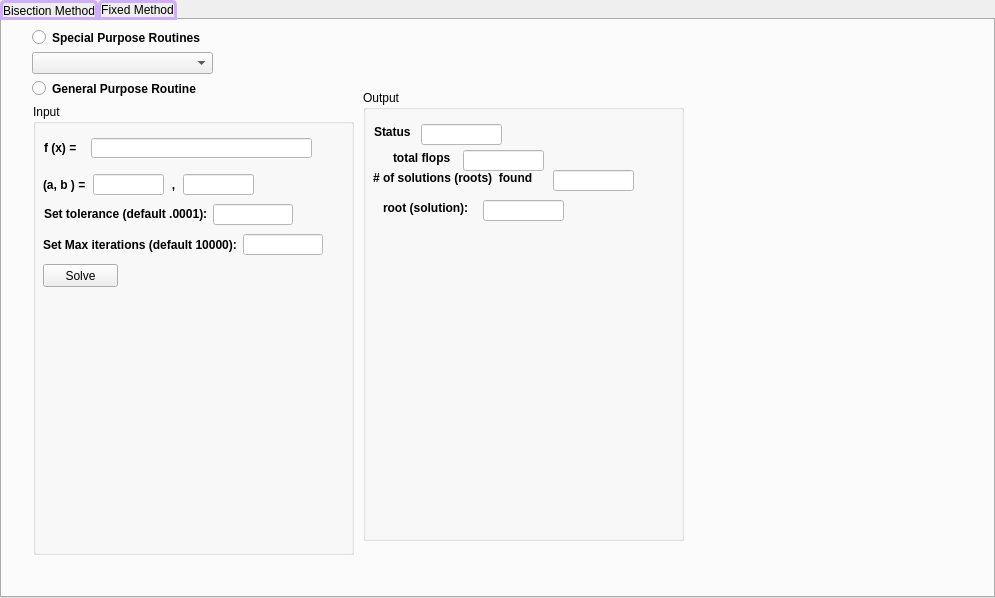
<?xml version="1.0" encoding="UTF-8"?>
<ui version="4.0">
 <class>UnivariateProblems</class>
 <widget class="QTabWidget" name="UnivariateProblems">
  <property name="geometry">
   <rect>
    <x>0</x>
    <y>0</y>
    <width>995</width>
    <height>598</height>
   </rect>
  </property>
  <property name="minimumSize">
   <size>
    <width>500</width>
    <height>500</height>
   </size>
  </property>
  <property name="maximumSize">
   <size>
    <width>2000</width>
    <height>1000</height>
   </size>
  </property>
  <property name="windowTitle">
   <string>TabWidget</string>
  </property>
  <property name="autoFillBackground">
   <bool>false</bool>
  </property>
  <property name="styleSheet">
   <string notr="true">QTabBar::tab
{
	 background: qlineargradient(x1: -1, y1: 0, x2: 0, y2: 1,
                                stop: 0 #E1E1E1, stop: 0.4 #4ADFDD,
                                stop: 2 #D8D8D8, stop: 1.0 #D3D3D3);
    border: 2.5px solid #CFACFC;
    border-bottom-color: #CFACFC; 
    border-top-left-radius: 5px;
    border-top-right-radius: 5px;
    min-width: 10em;
    padding: 2ex;
	font: 87 9pt &quot;Segoe UI Black&quot;;
}

QGroupBox
{
	font: 14pt black &quot;Consolas&quot;;
	
}
QLabel
{
	color: black;
	background-color: rgba(0,0,0,0%);
}
/*QLineEdit#a_input, QLineEdit#b_input,*/
QLineEdit
{
    /*selection-background-color: rgb(233, 99, 0);*/
	background: white;
	color: black;
}</string>
  </property>
  <property name="currentIndex">
   <number>1</number>
  </property>
  <widget class="BisectionMethod" name="bisectionMethod">
   <property name="focusPolicy">
    <enum>Qt::NoFocus</enum>
   </property>
   <attribute name="title">
    <string>Bisection Method</string>
   </attribute>
   <widget class="QGroupBox" name="inputBox_bisection">
    <property name="geometry">
     <rect>
      <x>10</x>
      <y>84</y>
      <width>321</width>
      <height>451</height>
     </rect>
    </property>
    <property name="minimumSize">
     <size>
      <width>321</width>
      <height>300</height>
     </size>
    </property>
    <property name="maximumSize">
     <size>
      <width>400</width>
      <height>500</height>
     </size>
    </property>
    <property name="title">
     <string>Input</string>
    </property>
    <widget class="QPushButton" name="button_solve">
     <property name="geometry">
      <rect>
       <x>10</x>
       <y>160</y>
       <width>75</width>
       <height>23</height>
      </rect>
     </property>
     <property name="sizePolicy">
      <sizepolicy hsizetype="Preferred" vsizetype="Fixed">
       <horstretch>0</horstretch>
       <verstretch>0</verstretch>
      </sizepolicy>
     </property>
     <property name="minimumSize">
      <size>
       <width>75</width>
       <height>23</height>
      </size>
     </property>
     <property name="maximumSize">
      <size>
       <width>75</width>
       <height>23</height>
      </size>
     </property>
     <property name="text">
      <string>Solve</string>
     </property>
    </widget>
    <widget class="QLineEdit" name="iter_lineEdit">
     <property name="geometry">
      <rect>
       <x>210</x>
       <y>130</y>
       <width>80</width>
       <height>21</height>
      </rect>
     </property>
     <property name="minimumSize">
      <size>
       <width>60</width>
       <height>21</height>
      </size>
     </property>
     <property name="maximumSize">
      <size>
       <width>80</width>
       <height>21</height>
      </size>
     </property>
    </widget>
    <widget class="QLabel" name="label_iterations">
     <property name="geometry">
      <rect>
       <x>10</x>
       <y>130</y>
       <width>200</width>
       <height>21</height>
      </rect>
     </property>
     <property name="minimumSize">
      <size>
       <width>100</width>
       <height>21</height>
      </size>
     </property>
     <property name="maximumSize">
      <size>
       <width>200</width>
       <height>21</height>
      </size>
     </property>
     <property name="font">
      <font>
       <weight>75</weight>
       <bold>true</bold>
      </font>
     </property>
     <property name="text">
      <string>Set Max iterations (default 10000):</string>
     </property>
    </widget>
    <widget class="QLineEdit" name="tol_input">
     <property name="geometry">
      <rect>
       <x>180</x>
       <y>100</y>
       <width>80</width>
       <height>21</height>
      </rect>
     </property>
     <property name="minimumSize">
      <size>
       <width>50</width>
       <height>21</height>
      </size>
     </property>
     <property name="maximumSize">
      <size>
       <width>80</width>
       <height>21</height>
      </size>
     </property>
    </widget>
    <widget class="QLabel" name="tolerance_label">
     <property name="geometry">
      <rect>
       <x>10</x>
       <y>100</y>
       <width>171</width>
       <height>20</height>
      </rect>
     </property>
     <property name="minimumSize">
      <size>
       <width>71</width>
       <height>20</height>
      </size>
     </property>
     <property name="maximumSize">
      <size>
       <width>200</width>
       <height>20</height>
      </size>
     </property>
     <property name="font">
      <font>
       <weight>75</weight>
       <bold>true</bold>
      </font>
     </property>
     <property name="text">
      <string>Set tolerance (default .0001):</string>
     </property>
     <property name="indent">
      <number>1</number>
     </property>
    </widget>
    <widget class="QLabel" name="a_b_label">
     <property name="geometry">
      <rect>
       <x>10</x>
       <y>70</y>
       <width>48</width>
       <height>21</height>
      </rect>
     </property>
     <property name="minimumSize">
      <size>
       <width>48</width>
       <height>21</height>
      </size>
     </property>
     <property name="maximumSize">
      <size>
       <width>48</width>
       <height>21</height>
      </size>
     </property>
     <property name="font">
      <font>
       <weight>75</weight>
       <bold>true</bold>
      </font>
     </property>
     <property name="text">
      <string>(a, b ) =</string>
     </property>
    </widget>
    <widget class="QLineEdit" name="b_input">
     <property name="geometry">
      <rect>
       <x>150</x>
       <y>70</y>
       <width>71</width>
       <height>21</height>
      </rect>
     </property>
     <property name="minimumSize">
      <size>
       <width>50</width>
       <height>21</height>
      </size>
     </property>
     <property name="maximumSize">
      <size>
       <width>71</width>
       <height>21</height>
      </size>
     </property>
     <property name="alignment">
      <set>Qt::AlignCenter</set>
     </property>
    </widget>
    <widget class="QLabel" name="ab_comma">
     <property name="geometry">
      <rect>
       <x>130</x>
       <y>70</y>
       <width>21</width>
       <height>21</height>
      </rect>
     </property>
     <property name="sizePolicy">
      <sizepolicy hsizetype="Fixed" vsizetype="Fixed">
       <horstretch>0</horstretch>
       <verstretch>0</verstretch>
      </sizepolicy>
     </property>
     <property name="minimumSize">
      <size>
       <width>21</width>
       <height>21</height>
      </size>
     </property>
     <property name="maximumSize">
      <size>
       <width>21</width>
       <height>21</height>
      </size>
     </property>
     <property name="font">
      <font>
       <weight>75</weight>
       <bold>true</bold>
      </font>
     </property>
     <property name="styleSheet">
      <string notr="true">QLabel::ab_comma
{
	
}</string>
     </property>
     <property name="text">
      <string>,</string>
     </property>
     <property name="alignment">
      <set>Qt::AlignCenter</set>
     </property>
     <property name="indent">
      <number>2</number>
     </property>
    </widget>
    <widget class="QLineEdit" name="a_input">
     <property name="geometry">
      <rect>
       <x>60</x>
       <y>70</y>
       <width>71</width>
       <height>21</height>
      </rect>
     </property>
     <property name="minimumSize">
      <size>
       <width>50</width>
       <height>21</height>
      </size>
     </property>
     <property name="maximumSize">
      <size>
       <width>71</width>
       <height>21</height>
      </size>
     </property>
     <property name="alignment">
      <set>Qt::AlignCenter</set>
     </property>
    </widget>
    <widget class="QLabel" name="f_x_label">
     <property name="geometry">
      <rect>
       <x>11</x>
       <y>34</y>
       <width>41</width>
       <height>21</height>
      </rect>
     </property>
     <property name="minimumSize">
      <size>
       <width>41</width>
       <height>21</height>
      </size>
     </property>
     <property name="maximumSize">
      <size>
       <width>41</width>
       <height>21</height>
      </size>
     </property>
     <property name="text">
      <string>&lt;html&gt;&lt;head/&gt;&lt;body&gt;&lt;p&gt;&lt;span style=&quot; font-size:9pt; font-weight:600; color:#000000;&quot;&gt;f (x) =&lt;/span&gt;&lt;/p&gt;&lt;/body&gt;&lt;/html&gt;</string>
     </property>
     <property name="indent">
      <number>0</number>
     </property>
    </widget>
    <widget class="QLineEdit" name="f_x_input">
     <property name="geometry">
      <rect>
       <x>58</x>
       <y>34</y>
       <width>221</width>
       <height>20</height>
      </rect>
     </property>
     <property name="minimumSize">
      <size>
       <width>221</width>
       <height>20</height>
      </size>
     </property>
     <property name="maximumSize">
      <size>
       <width>221</width>
       <height>20</height>
      </size>
     </property>
    </widget>
   </widget>
   <widget class="QGroupBox" name="outputBox_bisection">
    <property name="geometry">
     <rect>
      <x>340</x>
      <y>70</y>
      <width>321</width>
      <height>451</height>
     </rect>
    </property>
    <property name="sizePolicy">
     <sizepolicy hsizetype="MinimumExpanding" vsizetype="MinimumExpanding">
      <horstretch>0</horstretch>
      <verstretch>0</verstretch>
     </sizepolicy>
    </property>
    <property name="minimumSize">
     <size>
      <width>321</width>
      <height>300</height>
     </size>
    </property>
    <property name="maximumSize">
     <size>
      <width>400</width>
      <height>500</height>
     </size>
    </property>
    <property name="title">
     <string>Output</string>
    </property>
    <widget class="QLabel" name="totalSolutions_label">
     <property name="geometry">
      <rect>
       <x>10</x>
       <y>80</y>
       <width>161</width>
       <height>16</height>
      </rect>
     </property>
     <property name="font">
      <font>
       <weight>75</weight>
       <bold>true</bold>
      </font>
     </property>
     <property name="text">
      <string># of solutions (roots)  found</string>
     </property>
    </widget>
    <widget class="QLineEdit" name="totalRoots_lineEdit">
     <property name="geometry">
      <rect>
       <x>190</x>
       <y>80</y>
       <width>81</width>
       <height>21</height>
      </rect>
     </property>
     <property name="minimumSize">
      <size>
       <width>20</width>
       <height>16</height>
      </size>
     </property>
     <property name="maximumSize">
      <size>
       <width>81</width>
       <height>21</height>
      </size>
     </property>
    </widget>
    <widget class="QLabel" name="status_label">
     <property name="geometry">
      <rect>
       <x>11</x>
       <y>34</y>
       <width>41</width>
       <height>16</height>
      </rect>
     </property>
     <property name="minimumSize">
      <size>
       <width>41</width>
       <height>16</height>
      </size>
     </property>
     <property name="maximumSize">
      <size>
       <width>41</width>
       <height>16</height>
      </size>
     </property>
     <property name="font">
      <font>
       <weight>75</weight>
       <bold>true</bold>
      </font>
     </property>
     <property name="text">
      <string>Status</string>
     </property>
    </widget>
    <widget class="QLineEdit" name="status_lineEdit">
     <property name="geometry">
      <rect>
       <x>58</x>
       <y>34</y>
       <width>81</width>
       <height>21</height>
      </rect>
     </property>
     <property name="sizePolicy">
      <sizepolicy hsizetype="Expanding" vsizetype="Fixed">
       <horstretch>0</horstretch>
       <verstretch>0</verstretch>
      </sizepolicy>
     </property>
     <property name="minimumSize">
      <size>
       <width>50</width>
       <height>16</height>
      </size>
     </property>
     <property name="maximumSize">
      <size>
       <width>81</width>
       <height>21</height>
      </size>
     </property>
     <property name="layoutDirection">
      <enum>Qt::LeftToRight</enum>
     </property>
    </widget>
    <widget class="QLineEdit" name="flops_lineEdit">
     <property name="geometry">
      <rect>
       <x>100</x>
       <y>60</y>
       <width>81</width>
       <height>21</height>
      </rect>
     </property>
     <property name="minimumSize">
      <size>
       <width>20</width>
       <height>16</height>
      </size>
     </property>
     <property name="maximumSize">
      <size>
       <width>81</width>
       <height>21</height>
      </size>
     </property>
    </widget>
    <widget class="QLabel" name="flops_label">
     <property name="geometry">
      <rect>
       <x>30</x>
       <y>60</y>
       <width>61</width>
       <height>16</height>
      </rect>
     </property>
     <property name="minimumSize">
      <size>
       <width>61</width>
       <height>16</height>
      </size>
     </property>
     <property name="maximumSize">
      <size>
       <width>61</width>
       <height>16</height>
      </size>
     </property>
     <property name="font">
      <font>
       <weight>75</weight>
       <bold>true</bold>
      </font>
     </property>
     <property name="text">
      <string>total flops</string>
     </property>
    </widget>
    <widget class="QLabel" name="solution_label">
     <property name="geometry">
      <rect>
       <x>20</x>
       <y>110</y>
       <width>91</width>
       <height>16</height>
      </rect>
     </property>
     <property name="text">
      <string>&lt;html&gt;&lt;head/&gt;&lt;body&gt;&lt;p&gt;&lt;span style=&quot; font-weight:600;&quot;&gt;root (solution):&lt;/span&gt;&lt;/p&gt;&lt;/body&gt;&lt;/html&gt;</string>
     </property>
    </widget>
    <widget class="QLineEdit" name="solution_lineEdit">
     <property name="geometry">
      <rect>
       <x>120</x>
       <y>110</y>
       <width>81</width>
       <height>21</height>
      </rect>
     </property>
     <property name="minimumSize">
      <size>
       <width>20</width>
       <height>16</height>
      </size>
     </property>
     <property name="maximumSize">
      <size>
       <width>81</width>
       <height>21</height>
      </size>
     </property>
    </widget>
   </widget>
   <widget class="QComboBox" name="specialRoutines_cbox_bisection">
    <property name="geometry">
     <rect>
      <x>9</x>
      <y>32</y>
      <width>181</width>
      <height>22</height>
     </rect>
    </property>
    <property name="minimumSize">
     <size>
      <width>181</width>
      <height>22</height>
     </size>
    </property>
    <property name="maximumSize">
     <size>
      <width>250</width>
      <height>22</height>
     </size>
    </property>
   </widget>
   <widget class="QRadioButton" name="radio_special">
    <property name="geometry">
     <rect>
      <x>9</x>
      <y>9</y>
      <width>171</width>
      <height>17</height>
     </rect>
    </property>
    <property name="minimumSize">
     <size>
      <width>171</width>
      <height>17</height>
     </size>
    </property>
    <property name="maximumSize">
     <size>
      <width>171</width>
      <height>17</height>
     </size>
    </property>
    <property name="font">
     <font>
      <weight>75</weight>
      <bold>true</bold>
     </font>
    </property>
    <property name="text">
     <string>Special Purpose Routines</string>
    </property>
   </widget>
   <widget class="QRadioButton" name="radio_general">
    <property name="geometry">
     <rect>
      <x>9</x>
      <y>60</y>
      <width>171</width>
      <height>17</height>
     </rect>
    </property>
    <property name="minimumSize">
     <size>
      <width>171</width>
      <height>17</height>
     </size>
    </property>
    <property name="maximumSize">
     <size>
      <width>171</width>
      <height>17</height>
     </size>
    </property>
    <property name="font">
     <font>
      <weight>75</weight>
      <bold>true</bold>
     </font>
    </property>
    <property name="text">
     <string>General Purpose Routine</string>
    </property>
   </widget>
  </widget>
  <widget class="QWidget" name="fixedMethod">
   <property name="focusPolicy">
    <enum>Qt::TabFocus</enum>
   </property>
   <attribute name="title">
    <string>Fixed Method</string>
   </attribute>
   <widget class="QGroupBox" name="outputBox_fixed">
    <property name="geometry">
     <rect>
      <x>361</x>
      <y>70</y>
      <width>321</width>
      <height>451</height>
     </rect>
    </property>
    <property name="sizePolicy">
     <sizepolicy hsizetype="MinimumExpanding" vsizetype="MinimumExpanding">
      <horstretch>0</horstretch>
      <verstretch>0</verstretch>
     </sizepolicy>
    </property>
    <property name="minimumSize">
     <size>
      <width>321</width>
      <height>300</height>
     </size>
    </property>
    <property name="maximumSize">
     <size>
      <width>400</width>
      <height>500</height>
     </size>
    </property>
    <property name="title">
     <string>Output</string>
    </property>
    <widget class="QLabel" name="totalSolutions_label_fixed">
     <property name="geometry">
      <rect>
       <x>10</x>
       <y>80</y>
       <width>161</width>
       <height>16</height>
      </rect>
     </property>
     <property name="font">
      <font>
       <weight>75</weight>
       <bold>true</bold>
      </font>
     </property>
     <property name="text">
      <string># of solutions (roots)  found</string>
     </property>
    </widget>
    <widget class="QLineEdit" name="totalRoots_lineEdit_fixed">
     <property name="geometry">
      <rect>
       <x>190</x>
       <y>80</y>
       <width>81</width>
       <height>21</height>
      </rect>
     </property>
     <property name="minimumSize">
      <size>
       <width>20</width>
       <height>16</height>
      </size>
     </property>
     <property name="maximumSize">
      <size>
       <width>81</width>
       <height>21</height>
      </size>
     </property>
    </widget>
    <widget class="QLabel" name="status_label_fixed">
     <property name="geometry">
      <rect>
       <x>11</x>
       <y>34</y>
       <width>41</width>
       <height>16</height>
      </rect>
     </property>
     <property name="minimumSize">
      <size>
       <width>41</width>
       <height>16</height>
      </size>
     </property>
     <property name="maximumSize">
      <size>
       <width>41</width>
       <height>16</height>
      </size>
     </property>
     <property name="font">
      <font>
       <weight>75</weight>
       <bold>true</bold>
      </font>
     </property>
     <property name="text">
      <string>Status</string>
     </property>
    </widget>
    <widget class="QLineEdit" name="status_lineEdit_fixed">
     <property name="geometry">
      <rect>
       <x>58</x>
       <y>34</y>
       <width>81</width>
       <height>21</height>
      </rect>
     </property>
     <property name="sizePolicy">
      <sizepolicy hsizetype="Expanding" vsizetype="Fixed">
       <horstretch>0</horstretch>
       <verstretch>0</verstretch>
      </sizepolicy>
     </property>
     <property name="minimumSize">
      <size>
       <width>50</width>
       <height>16</height>
      </size>
     </property>
     <property name="maximumSize">
      <size>
       <width>81</width>
       <height>21</height>
      </size>
     </property>
     <property name="layoutDirection">
      <enum>Qt::LeftToRight</enum>
     </property>
    </widget>
    <widget class="QLineEdit" name="flops_lineEdit_fixed">
     <property name="geometry">
      <rect>
       <x>100</x>
       <y>60</y>
       <width>81</width>
       <height>21</height>
      </rect>
     </property>
     <property name="minimumSize">
      <size>
       <width>20</width>
       <height>16</height>
      </size>
     </property>
     <property name="maximumSize">
      <size>
       <width>81</width>
       <height>21</height>
      </size>
     </property>
    </widget>
    <widget class="QLabel" name="flops_label_fixed">
     <property name="geometry">
      <rect>
       <x>30</x>
       <y>60</y>
       <width>61</width>
       <height>16</height>
      </rect>
     </property>
     <property name="minimumSize">
      <size>
       <width>61</width>
       <height>16</height>
      </size>
     </property>
     <property name="maximumSize">
      <size>
       <width>61</width>
       <height>16</height>
      </size>
     </property>
     <property name="font">
      <font>
       <weight>75</weight>
       <bold>true</bold>
      </font>
     </property>
     <property name="text">
      <string>total flops</string>
     </property>
    </widget>
    <widget class="QLabel" name="solution_label_fixed">
     <property name="geometry">
      <rect>
       <x>20</x>
       <y>110</y>
       <width>91</width>
       <height>16</height>
      </rect>
     </property>
     <property name="text">
      <string>&lt;html&gt;&lt;head/&gt;&lt;body&gt;&lt;p&gt;&lt;span style=&quot; font-weight:600;&quot;&gt;root (solution):&lt;/span&gt;&lt;/p&gt;&lt;/body&gt;&lt;/html&gt;</string>
     </property>
    </widget>
    <widget class="QLineEdit" name="solution_lineEdit_fixed">
     <property name="geometry">
      <rect>
       <x>120</x>
       <y>110</y>
       <width>81</width>
       <height>21</height>
      </rect>
     </property>
     <property name="minimumSize">
      <size>
       <width>20</width>
       <height>16</height>
      </size>
     </property>
     <property name="maximumSize">
      <size>
       <width>81</width>
       <height>21</height>
      </size>
     </property>
    </widget>
   </widget>
   <widget class="QRadioButton" name="radio_special_fixed">
    <property name="geometry">
     <rect>
      <x>30</x>
      <y>9</y>
      <width>171</width>
      <height>17</height>
     </rect>
    </property>
    <property name="minimumSize">
     <size>
      <width>171</width>
      <height>17</height>
     </size>
    </property>
    <property name="maximumSize">
     <size>
      <width>171</width>
      <height>17</height>
     </size>
    </property>
    <property name="font">
     <font>
      <weight>75</weight>
      <bold>true</bold>
     </font>
    </property>
    <property name="text">
     <string>Special Purpose Routines</string>
    </property>
   </widget>
   <widget class="QGroupBox" name="inputBox_fixed">
    <property name="geometry">
     <rect>
      <x>31</x>
      <y>84</y>
      <width>321</width>
      <height>451</height>
     </rect>
    </property>
    <property name="minimumSize">
     <size>
      <width>321</width>
      <height>300</height>
     </size>
    </property>
    <property name="maximumSize">
     <size>
      <width>400</width>
      <height>500</height>
     </size>
    </property>
    <property name="title">
     <string>Input</string>
    </property>
    <widget class="QPushButton" name="button_solve_fixed">
     <property name="geometry">
      <rect>
       <x>10</x>
       <y>160</y>
       <width>75</width>
       <height>23</height>
      </rect>
     </property>
     <property name="sizePolicy">
      <sizepolicy hsizetype="Preferred" vsizetype="Fixed">
       <horstretch>0</horstretch>
       <verstretch>0</verstretch>
      </sizepolicy>
     </property>
     <property name="minimumSize">
      <size>
       <width>75</width>
       <height>23</height>
      </size>
     </property>
     <property name="maximumSize">
      <size>
       <width>75</width>
       <height>23</height>
      </size>
     </property>
     <property name="text">
      <string>Solve</string>
     </property>
    </widget>
    <widget class="QLineEdit" name="iter_lineEdit_fixed">
     <property name="geometry">
      <rect>
       <x>210</x>
       <y>130</y>
       <width>80</width>
       <height>21</height>
      </rect>
     </property>
     <property name="minimumSize">
      <size>
       <width>60</width>
       <height>21</height>
      </size>
     </property>
     <property name="maximumSize">
      <size>
       <width>80</width>
       <height>21</height>
      </size>
     </property>
    </widget>
    <widget class="QLabel" name="label_iterations_fixed">
     <property name="geometry">
      <rect>
       <x>10</x>
       <y>130</y>
       <width>200</width>
       <height>21</height>
      </rect>
     </property>
     <property name="minimumSize">
      <size>
       <width>100</width>
       <height>21</height>
      </size>
     </property>
     <property name="maximumSize">
      <size>
       <width>200</width>
       <height>21</height>
      </size>
     </property>
     <property name="font">
      <font>
       <weight>75</weight>
       <bold>true</bold>
      </font>
     </property>
     <property name="text">
      <string>Set Max iterations (default 10000):</string>
     </property>
    </widget>
    <widget class="QLineEdit" name="tol_input_fixed">
     <property name="geometry">
      <rect>
       <x>180</x>
       <y>100</y>
       <width>80</width>
       <height>21</height>
      </rect>
     </property>
     <property name="minimumSize">
      <size>
       <width>50</width>
       <height>21</height>
      </size>
     </property>
     <property name="maximumSize">
      <size>
       <width>80</width>
       <height>21</height>
      </size>
     </property>
    </widget>
    <widget class="QLabel" name="tolerance_label_fixed">
     <property name="geometry">
      <rect>
       <x>10</x>
       <y>100</y>
       <width>171</width>
       <height>20</height>
      </rect>
     </property>
     <property name="minimumSize">
      <size>
       <width>71</width>
       <height>20</height>
      </size>
     </property>
     <property name="maximumSize">
      <size>
       <width>200</width>
       <height>20</height>
      </size>
     </property>
     <property name="font">
      <font>
       <weight>75</weight>
       <bold>true</bold>
      </font>
     </property>
     <property name="text">
      <string>Set tolerance (default .0001):</string>
     </property>
     <property name="indent">
      <number>1</number>
     </property>
    </widget>
    <widget class="QLabel" name="a_b_label_fixed">
     <property name="geometry">
      <rect>
       <x>10</x>
       <y>70</y>
       <width>48</width>
       <height>21</height>
      </rect>
     </property>
     <property name="minimumSize">
      <size>
       <width>48</width>
       <height>21</height>
      </size>
     </property>
     <property name="maximumSize">
      <size>
       <width>48</width>
       <height>21</height>
      </size>
     </property>
     <property name="font">
      <font>
       <weight>75</weight>
       <bold>true</bold>
      </font>
     </property>
     <property name="text">
      <string>(a, b ) =</string>
     </property>
    </widget>
    <widget class="QLineEdit" name="b_input_fixed">
     <property name="geometry">
      <rect>
       <x>150</x>
       <y>70</y>
       <width>71</width>
       <height>21</height>
      </rect>
     </property>
     <property name="minimumSize">
      <size>
       <width>50</width>
       <height>21</height>
      </size>
     </property>
     <property name="maximumSize">
      <size>
       <width>71</width>
       <height>21</height>
      </size>
     </property>
     <property name="alignment">
      <set>Qt::AlignCenter</set>
     </property>
    </widget>
    <widget class="QLabel" name="ab_comma_fixed">
     <property name="geometry">
      <rect>
       <x>130</x>
       <y>70</y>
       <width>21</width>
       <height>21</height>
      </rect>
     </property>
     <property name="sizePolicy">
      <sizepolicy hsizetype="Fixed" vsizetype="Fixed">
       <horstretch>0</horstretch>
       <verstretch>0</verstretch>
      </sizepolicy>
     </property>
     <property name="minimumSize">
      <size>
       <width>21</width>
       <height>21</height>
      </size>
     </property>
     <property name="maximumSize">
      <size>
       <width>21</width>
       <height>21</height>
      </size>
     </property>
     <property name="font">
      <font>
       <weight>75</weight>
       <bold>true</bold>
      </font>
     </property>
     <property name="styleSheet">
      <string notr="true">QLabel::ab_comma
{
	
}</string>
     </property>
     <property name="text">
      <string>,</string>
     </property>
     <property name="alignment">
      <set>Qt::AlignCenter</set>
     </property>
     <property name="indent">
      <number>2</number>
     </property>
    </widget>
    <widget class="QLineEdit" name="a_input_fixed">
     <property name="geometry">
      <rect>
       <x>60</x>
       <y>70</y>
       <width>71</width>
       <height>21</height>
      </rect>
     </property>
     <property name="minimumSize">
      <size>
       <width>50</width>
       <height>21</height>
      </size>
     </property>
     <property name="maximumSize">
      <size>
       <width>71</width>
       <height>21</height>
      </size>
     </property>
     <property name="alignment">
      <set>Qt::AlignCenter</set>
     </property>
    </widget>
    <widget class="QLabel" name="f_x_label_fixed">
     <property name="geometry">
      <rect>
       <x>11</x>
       <y>34</y>
       <width>41</width>
       <height>21</height>
      </rect>
     </property>
     <property name="minimumSize">
      <size>
       <width>41</width>
       <height>21</height>
      </size>
     </property>
     <property name="maximumSize">
      <size>
       <width>41</width>
       <height>21</height>
      </size>
     </property>
     <property name="text">
      <string>&lt;html&gt;&lt;head/&gt;&lt;body&gt;&lt;p&gt;&lt;span style=&quot; font-size:9pt; font-weight:600; color:#000000;&quot;&gt;f (x) =&lt;/span&gt;&lt;/p&gt;&lt;/body&gt;&lt;/html&gt;</string>
     </property>
     <property name="indent">
      <number>0</number>
     </property>
    </widget>
    <widget class="QLineEdit" name="f_x_input_fixed">
     <property name="geometry">
      <rect>
       <x>58</x>
       <y>34</y>
       <width>221</width>
       <height>20</height>
      </rect>
     </property>
     <property name="minimumSize">
      <size>
       <width>221</width>
       <height>20</height>
      </size>
     </property>
     <property name="maximumSize">
      <size>
       <width>221</width>
       <height>20</height>
      </size>
     </property>
    </widget>
   </widget>
   <widget class="QComboBox" name="specialRoutines_cbox_Fixed">
    <property name="geometry">
     <rect>
      <x>30</x>
      <y>32</y>
      <width>181</width>
      <height>22</height>
     </rect>
    </property>
    <property name="minimumSize">
     <size>
      <width>181</width>
      <height>22</height>
     </size>
    </property>
    <property name="maximumSize">
     <size>
      <width>250</width>
      <height>22</height>
     </size>
    </property>
   </widget>
   <widget class="QRadioButton" name="radio_general_fixed">
    <property name="geometry">
     <rect>
      <x>30</x>
      <y>60</y>
      <width>171</width>
      <height>17</height>
     </rect>
    </property>
    <property name="minimumSize">
     <size>
      <width>171</width>
      <height>17</height>
     </size>
    </property>
    <property name="maximumSize">
     <size>
      <width>171</width>
      <height>17</height>
     </size>
    </property>
    <property name="font">
     <font>
      <weight>75</weight>
      <bold>true</bold>
     </font>
    </property>
    <property name="text">
     <string>General Purpose Routine</string>
    </property>
   </widget>
  </widget>
 </widget>
 <customwidgets>
  <customwidget>
   <class>BisectionMethod</class>
   <extends>QWidget</extends>
   <header>bisectionmethod.h</header>
   <container>1</container>
  </customwidget>
 </customwidgets>
 <resources/>
 <connections/>
</ui>
